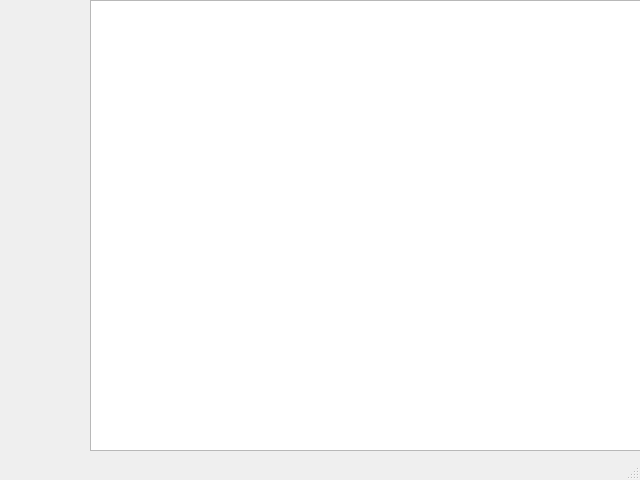
<?xml version="1.0" encoding="UTF-8"?>
<ui version="4.0">
 <class>MainWindow</class>
 <widget class="QMainWindow" name="MainWindow">
  <property name="geometry">
   <rect>
    <x>0</x>
    <y>0</y>
    <width>640</width>
    <height>480</height>
   </rect>
  </property>
  <property name="windowTitle">
   <string>MainWindow</string>
  </property>
  <property name="autoFillBackground">
   <bool>true</bool>
  </property>
  <property name="dockOptions">
   <set>QMainWindow::AllowNestedDocks|QMainWindow::AllowTabbedDocks|QMainWindow::AnimatedDocks</set>
  </property>
  <widget class="QWidget" name="centralWidget">
   <widget class="QListWidget" name="UnitList">
    <property name="geometry">
     <rect>
      <x>90</x>
      <y>0</y>
      <width>551</width>
      <height>451</height>
     </rect>
    </property>
   </widget>
   <widget class="QPushButton" name="AddButton">
    <property name="enabled">
     <bool>true</bool>
    </property>
    <property name="geometry">
     <rect>
      <x>0</x>
      <y>0</y>
      <width>91</width>
      <height>101</height>
     </rect>
    </property>
    <property name="text">
     <string/>
    </property>
    <property name="icon">
     <iconset resource="Resources/biobloom.qrc">
      <normaloff>:/AddButtonIcon.png</normaloff>:/AddButtonIcon.png</iconset>
    </property>
    <property name="iconSize">
     <size>
      <width>85</width>
      <height>101</height>
     </size>
    </property>
    <property name="flat">
     <bool>true</bool>
    </property>
   </widget>
  </widget>
  <widget class="QStatusBar" name="statusBar"/>
 </widget>
 <layoutdefault spacing="6" margin="11"/>
 <resources>
  <include location="Resources/biobloom.qrc"/>
 </resources>
 <connections/>
</ui>
